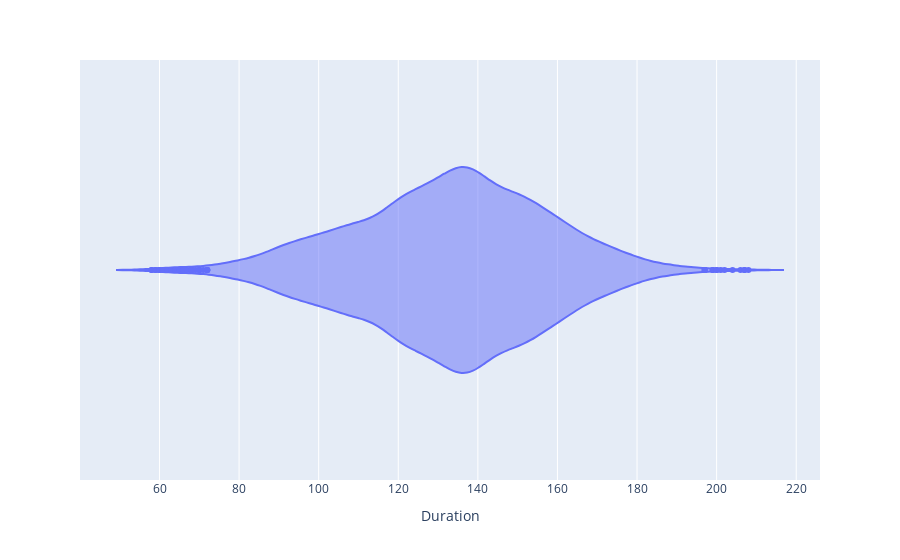

Notebook code for this chart:
### Code cell
iplot(px.violin(data_frame=df,x="Duration"))

### Figure 1 — Plotly figure (JSON) as saved in the notebook; plotly's stock layout.template omitted (floating-point values rounded to 4 significant figures; data arrays with more than 128 entries replaced by an {"elided": "..."} marker saying what was removed)
{"data": [{"alignmentgroup": "True", "box": {"visible": false}, "hovertemplate": "Duration=%{x}<extra></extra>", "legendgroup": "", "marker": {"color": "#636efa"}, "name": "", "offsetgroup": "", "orientation": "h", "scalegroup": "True", "showlegend": false, "type": "violin", "x": {"elided": "5545 int values"}, "x0": " ", "xaxis": "x", "y0": " ", "yaxis": "y"}], "layout": {"legend": {"tracegroupgap": 0}, "margin": {"t": 60}, "violinmode": "group", "xaxis": {"anchor": "y", "domain": [0, 1], "title": {"text": "Duration"}}, "yaxis": {"anchor": "x", "domain": [0, 1]}}}
